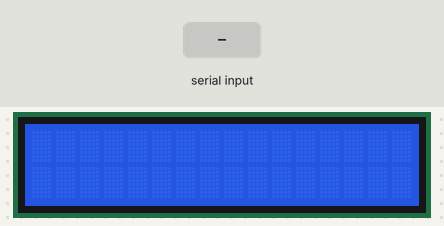
A sketch run on a simulated Arduino Uno, built with avr-gcc and run on an emulated ATmega328P. Parts: 16×2 character LCD. The inputs (shaded band) are chosen by the test bench.

Above: at 1.2 s.
1.3 s: "1" received over Serial
At 2.2 s:
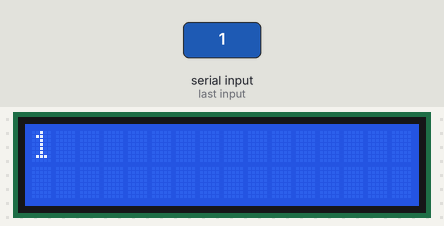
3.0 s: "0" received over Serial
At 3.4 s:
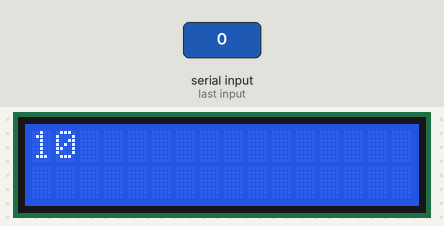
Timing chart, 0 to 6.0 s (numbered marks = the images above; inputs shaded):
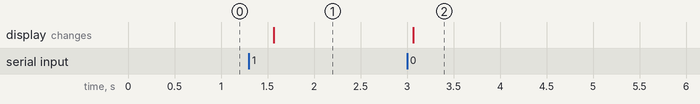

Measured:
- after the input at 1.3 s, the display: changes after 0.27 s (image 1)
- after the input at 3.0 s, the display: changes after 0.07 s (image 2)

The sketch:

serial_screen.ino
```cpp
#include <LiquidCrystal.h>
LiquidCrystal lcd(4, 5, 10, 11, 12, 13);

const int numRows = 2;
const int numCols = 16;

int col = 0;
int row = 0;

char ch;

void setup() {
  lcd.begin(numCols, numRows);
  lcd.clear();
  Serial.begin(9600);
}


void loop() {
  lcd.setCursor(col, row);

  if (Serial.available()) {
    ch = Serial.read();
    if(!isSpecialCharacter(ch)) {
      lcd.write(ch);
      calcColRow();

      lcd.setCursor(col, 0);
    }
  }

  delay(500);

}

// check if character is special
boolean isSpecialCharacter(char ch) {
  return (ch==0x0a)||(ch==0x0d);
}

// where to move cursor
void calcColRow() {
  col++;
  if (col>15) {
    if ((row==0)) {
      col = 0;
      row = 1;
    } else {
      col = 0;
      row = 0;
      lcd.clear();
    }
  }
}
```
